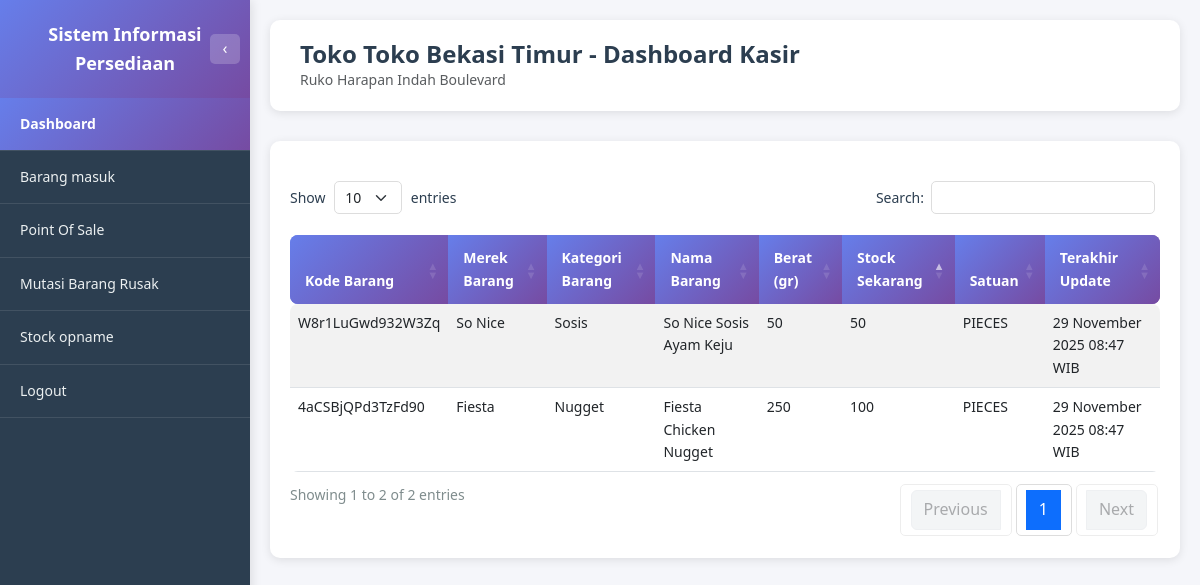
/toko/dashboard.php (signed in), run on the app's committed database.
### tables this page shows
CREATE TABLE USERS (
         ID_USERS               VARCHAR(8) NOT NULL,
         KD_LOKASI              VARCHAR(8),
         NAMA                   VARCHAR(256),
         USERNAME               VARCHAR(256),
         PASSWORD               VARCHAR(256),
         STATUS                 ENUM('AKTIF', 'TIDAK AKTIF'),
         PRIMARY KEY (ID_USERS)
      );

CREATE TABLE MASTER_LOKASI (
         KD_LOKASI            VARCHAR(8) NOT NULL,
         NAMA_LOKASI          VARCHAR(256),
         TYPE_LOKASI          ENUM('gudang', 'toko'),
         ALAMAT_LOKASI        VARCHAR(256),
         MAX_STOCK_TOTAL      INT,
         SATUAN               ENUM('PIECES', 'DUS'),
         STATUS               ENUM('AKTIF', 'TIDAK AKTIF'),
         PRIMARY KEY (KD_LOKASI)
      );

CREATE TABLE STOCK (
         KD_BARANG              VARCHAR(16) NOT NULL,
         KD_LOKASI              VARCHAR(8) NOT NULL,
         UPDATED_BY             VARCHAR(8),
         JUMLAH_BARANG          INT,
         JUMLAH_MIN_STOCK       INT,
         JUMLAH_MAX_STOCK       INT,
         SATUAN                 ENUM('PIECES', 'DUS'),
         LAST_UPDATED           TIMESTAMP DEFAULT CURRENT_TIMESTAMP ON UPDATE CURRENT_TIMESTAMP,
         PRIMARY KEY (KD_BARANG, KD_LOKASI)
      );

CREATE TABLE MASTER_BARANG (
         KD_BARANG                    VARCHAR(16) NOT NULL,
         KD_KATEGORI_BARANG           VARCHAR(8),
         KD_SUPPLIER                  VARCHAR(8),
         KD_MEREK_BARANG              VARCHAR(8),
         NAMA_BARANG                  VARCHAR(256),
         BERAT                        INT,
         AVG_HARGA_BELI_PIECES        DECIMAL(20,2),
         HARGA_JUAL_BARANG_PIECES     DECIMAL(20,2),
         SATUAN_PERDUS                INT,
         GAMBAR_BARANG                VARCHAR(512),
         LAST_UPDATED                 TIMESTAMP DEFAULT CURRENT_TIMESTAMP ON UPDATE CURRENT_TIMESTAMP,
         STATUS                       ENUM('AKTIF', 'TIDAK AKTIF'),
         PRIMARY KEY (KD_BARANG)
      );

### toko/dashboard.php (the view, shortened to what this page needs)
<?php
require_once '../dbconnect.php';
$user_id = $_SESSION['user_id'];
$query_user = "SELECT u.ID_USERS, u.KD_LOKASI, ml.NAMA_LOKASI
               FROM USERS u
               LEFT JOIN MASTER_LOKASI ml ON u.KD_LOKASI = ml.KD_LOKASI
               WHERE u.ID_USERS = ?";
$stmt_user = $conn->prepare($query_user);
$stmt_user->bind_param("s", $user_id);
$stmt_user->execute();
$result_user = $stmt_user->get_result();
$user_data = $result_user->fetch_assoc();
$kd_lokasi = $user_data['KD_LOKASI'];
$nama_lokasi = $user_data['NAMA_LOKASI'] ?? 'Toko';
$query_alamat = "SELECT ALAMAT_LOKASI FROM MASTER_LOKASI WHERE KD_LOKASI = ?";
$stmt_alamat = $conn->prepare($query_alamat);
$stmt_alamat->bind_param("s", $kd_lokasi);
$stmt_alamat->execute();
$result_alamat = $stmt_alamat->get_result();
$alamat_lokasi = $result_alamat->num_rows > 0 ? $result_alamat->fetch_assoc()['ALAMAT_LOKASI'] : '';
$query_stock = "SELECT
                    s.KD_BARANG,
                    mb.NAMA_BARANG,
                    mb.BERAT,
                    COALESCE(mm.NAMA_MEREK, '-') as NAMA_MEREK,
                    COALESCE(mk.NAMA_KATEGORI, '-') as NAMA_KATEGORI,
                    s.JUMLAH_BARANG as STOCK_SEKARANG,
                    s.SATUAN,
                    s.LAST_UPDATED
                FROM STOCK s
                INNER JOIN MASTER_BARANG mb ON s.KD_BARANG = mb.KD_BARANG
                LEFT JOIN MASTER_MEREK mm ON mb.KD_MEREK_BARANG = mm.KD_MEREK_BARANG
                LEFT JOIN MASTER_KATEGORI_BARANG mk ON mb.KD_KATEGORI_BARANG = mk.KD_KATEGORI_BARANG
                WHERE s.KD_LOKASI = ?
                ORDER BY s.JUMLAH_BARANG ASC";
$stmt_stock = $conn->prepare($query_stock);
$stmt_stock->bind_param("s", $kd_lokasi);
$stmt_stock->execute();
$result_stock = $stmt_stock->get_result();
function formatTanggalWaktu($tanggal) {
    $bulan = [
        1 => 'Januari', 2 => 'Februari', 3 => 'Maret', 4 => 'April',
        5 => 'Mei', 6 => 'Juni', 7 => 'Juli', 8 => 'Agustus',
        9 => 'September', 10 => 'Oktober', 11 => 'November', 12 => 'Desember'
    ];
    $date = new DateTime($tanggal);
    $tanggal_formatted = $date->format('d') . ' ' . $bulan[(int)$date->format('m')] . ' ' . $date->format('Y');
    $waktu_formatted = $date->format('H:i') . ' WIB';
    return $tanggal_formatted . ' ' . $waktu_formatted;
}
$active_page = 'dashboard';
?>
<!DOCTYPE html>
<html lang="id">
<head>
    <link href="https://cdn.jsdelivr.net/npm/bootstrap@5.3.0/dist/css/bootstrap.min.css" rel="stylesheet">
    <link href="https://cdn.datatables.net/1.13.7/css/dataTables.bootstrap5.min.css" rel="stylesheet">
    <link href="../assets/css/style.css" rel="stylesheet">
</head>
<body class="dashboard-body">
    <?php include 'includes/sidebar.php'; ?>
    <div class="main-content">
        <div class="page-header">
            <h1 class="page-title">Toko <?php echo htmlspecialchars($nama_lokasi); ?> - Dashboard Kasir</h1>
            <?php if (!empty($alamat_lokasi)): ?>
                <p class="text-muted mb-0"><?php echo htmlspecialchars($alamat_lokasi); ?></p>
            <?php endif; ?>
        </div>
        <div class="table-section" style="width: 100%;">
            <div class="table-responsive" style="width: 100%;">
                <table id="tableStock" class="table table-custom table-striped table-hover" style="width: 100%;">
                    <thead>
                        <tr>
                            <th>Kode Barang</th>
                            <th>Merek Barang</th>
                            <th>Kategori Barang</th>
                            <th>Nama Barang</th>
                            <th>Berat (gr)</th>
                            <th>Stock Sekarang</th>
                            <th>Satuan</th>
                            <th>Terakhir Update</th>
                        </tr>
                    </thead>
                    <tbody>
                        <?php if ($result_stock && $result_stock->num_rows > 0): ?>
                            <?php while ($row = $result_stock->fetch_assoc()): ?>
                                <tr>
                                    <td><?php echo htmlspecialchars($row['KD_BARANG']); ?></td>
                                    <td><?php echo htmlspecialchars($row['NAMA_MEREK']); ?></td>
                                    <td><?php echo htmlspecialchars($row['NAMA_KATEGORI']); ?></td>
                                    <td><?php echo htmlspecialchars($row['NAMA_BARANG']); ?></td>
                                    <td><?php echo number_format($row['BERAT'], 0, ',', '.'); ?></td>
                                    <td><?php echo number_format($row['STOCK_SEKARANG'], 0, ',', '.'); ?></td>
                                    <td><?php echo htmlspecialchars($row['SATUAN']); ?></td>
                                    <td><?php echo formatTanggalWaktu($row['LAST_UPDATED']); ?></td>
                                </tr>
                            <?php endwhile; ?>
                        <?php else: ?>
                            <tr>
                                <td colspan="8" class="text-center text-muted">Tidak ada data stock</td>
                            </tr>
                        <?php endif; ?>
                    </tbody>
                </table>
            </div>
        </div>
    </div>
</body>
</html>

### toko/includes/sidebar.php (shortened to what this page needs)
<div class="sidebar" id="sidebar">
    <div class="sidebar-header">
        <span id="sidebar-title">Sistem Informasi Persediaan</span>
        <button class="sidebar-toggle" id="sidebarToggle" title="Toggle Sidebar">
            <span id="toggleIcon">‹</span>
        </button>
    </div>
    <ul class="sidebar-menu">
        <li><a href="dashboard.php" class="<?php echo $active_page == 'dashboard' ? 'active' : ''; ?>" data-icon="📊"><span>Dashboard</span></a></li>
        <li><a href="barang_masuk.php" class="<?php echo $active_page == 'barang_masuk' ? 'active' : ''; ?>" data-icon="📥"><span>Barang masuk</span></a></li>
        <li><a href="point_of_sale.php" class="<?php echo $active_page == 'point_of_sale' ? 'active' : ''; ?>" data-icon="💰"><span>Point Of Sale</span></a></li>
        <li><a href="mutasi_barang_rusak.php" class="<?php echo $active_page == 'mutasi_barang_rusak' ? 'active' : ''; ?>" data-icon="⚠️"><span>Mutasi Barang Rusak</span></a></li>
        <li><a href="stock_opname.php" class="<?php echo $active_page == 'stock_opname' ? 'active' : ''; ?>" data-icon="📋"><span>Stock opname</span></a></li>
        <li><a href="../logout.php" data-icon="🚪"><span>Logout</span></a></li>
    </ul>
</div>

### assets/css/style.css (style rules this page uses)
* { margin: 0; padding: 0; box-sizing: border-box; }
:root { --font-family-primary: 'Segoe UI', Tahoma, Geneva, Verdana, sans-serif; --font-size-base: 14px; --font-size-small: 12px; --font-size-large: 16px; --font-size-title: 24px; --font-size-heading: 18px; --font-weight-normal: 400; --font-weight-medium: 500; --font-weight-bold: 600; }
body { font-family: var(--font-family-primary); font-size: var(--font-size-base); line-height: 1.6; }
:root { --color-primary: #667eea; --color-primary-dark: #764ba2; --color-primary-gradient: linear-gradient(135deg, #667eea 0%, #764ba2 100%); --color-text-primary: #2c3e50; --color-text-secondary: #7f8c8d; --color-text-muted: #666; --color-text-light: #ecf0f1; --color-bg-primary: #f5f6fa; --color-bg-secondary: #ffffff; --color-bg-dark: #2c3e50; --color-bg-gradient: linear-gradient(135deg, #667eea 0%, #764ba2 100%); --color-border: #ddd; --color-border-light: #ecf0f1; --color-success: #27ae60; --color-warning: #f39c12; --color-danger: #e74c3c; --color-info: #3498db; --shadow-sm: 0 2px 10px rgba(0, 0, 0, 0.1); --shadow-md: 0 4px 15px rgba(0, 0, 0, 0.1); --shadow-lg: 0 10px 40px rgba(0, 0, 0, 0.2); }
body { background: var(--color-bg-gradient); min-height: 100vh; }
body.dashboard-body { background: var(--color-bg-primary); }
.sidebar { position: fixed; top: 0; left: 0; height: 100vh; width: 250px; background: var(--color-bg-dark); box-shadow: 2px 0 10px rgba(0, 0, 0, 0.1); z-index: 1000; overflow-y: auto; transition: width 0.3s ease, transform 0.3s ease; }
.sidebar-header { background: var(--color-primary-gradient); padding: 20px; color: white; text-align: center; font-weight: var(--font-weight-bold); font-size: var(--font-size-heading); position: relative; transition: all 0.3s ease; }
.sidebar-toggle { position: absolute; right: 10px; top: 50%; transform: translateY(-50%); background: rgba(255, 255, 255, 0.2); border: none; color: white; width: 30px; height: 30px; border-radius: 5px; cursor: pointer; display: flex; align-items: center; justify-content: center; transition: all 0.3s ease; font-size: var(--font-size-large); }
.sidebar-menu { list-style: none; padding: 0; margin: 0; }
.sidebar-menu li { border-bottom: 1px solid rgba(255, 255, 255, 0.1); }
.sidebar-menu a { display: block; padding: 15px 20px; color: var(--color-text-light); text-decoration: none; transition: all 0.3s ease; font-size: var(--font-size-base); }
.sidebar-menu a.active { background: var(--color-primary-gradient); color: white; font-weight: var(--font-weight-bold); }
.main-content { margin-left: 250px; min-height: 100vh; background: var(--color-bg-primary); padding: 20px; transition: margin-left 0.3s ease; width: calc(100% - 250px); box-sizing: border-box; }
.page-header { background: var(--color-bg-secondary); padding: 20px 30px; border-radius: 10px; margin-bottom: 30px; box-shadow: var(--shadow-sm); }
.page-title { font-size: var(--font-size-title); font-weight: var(--font-weight-bold); color: var(--color-text-primary); margin: 0; }
.table-custom { border-radius: 8px; overflow: hidden; }
.table-custom thead { background: var(--color-primary-gradient); color: white; }
.table-custom thead th { border: none; padding: 12px 15px; font-weight: var(--font-weight-bold); }
.table-custom tbody tr { transition: background-color 0.2s; }
.table-section { background: var(--color-bg-secondary); padding: 20px; border-radius: 10px; margin-bottom: 30px; box-shadow: var(--shadow-sm); width: 100%; box-sizing: border-box; }
.table-section .table-responsive { width: 100%; overflow-x: auto; }
.table-section table { width: 100% !important; table-layout: auto; }
.dataTables_wrapper .table-custom { margin-top: 0; width: 100% !important; }
.dataTables_wrapper .table-custom thead th { background: var(--color-primary-gradient); color: white; border: none; padding: 12px 15px; font-weight: var(--font-weight-bold); }

### data on the page
users: KD_LOKASI.NAMA_LOKASI "Toko Bekasi Timur"
master_lokasi: ALAMAT_LOKASI "Ruko Harapan Indah Boulevard"
stock: KD_BARANG "W8r1LuGwd932W3Zq", NAMA_MEREK "So Nice", NAMA_KATEGORI "Sosis", KD_BARANG.NAMA_BARANG "So Nice Sosis Ayam Keju", KD_BARANG.BERAT "50", JUMLAH_BARANG "50", SATUAN "PIECES", LAST_UPDATED "29 November 2025 08:47 WIB"
stock: KD_BARANG "4aCSBjQPd3TzFd90", NAMA_MEREK "Fiesta", NAMA_KATEGORI "Nugget", KD_BARANG.NAMA_BARANG "Fiesta Chicken Nugget", KD_BARANG.BERAT "250", JUMLAH_BARANG "100", SATUAN "PIECES", LAST_UPDATED "29 November 2025 08:47 WIB"
